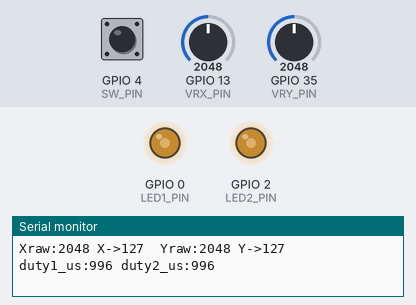
This sketch was run on a simulated ESP32. On the bench: output pins drawn as LEDs (lit = HIGH), the last lines printed to the serial monitor. Inputs (shaded band) come from the test bench; at power-on: GPIO 13 (VRX_PIN) = 2048, GPIO 35 (VRY_PIN) = 2048, GPIO 4 (SW_PIN) HIGH.

Above: at 1.2 s.
1.3 s: GPIO 13 (VRX_PIN) set to 2866
At 2.57 s:
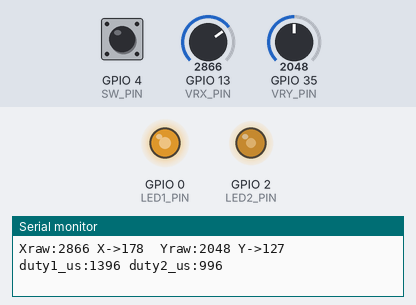
4.3 s: GPIO 35 (VRY_PIN) set to 1228
7.3 s: GPIO 4 (SW_PIN) pulled LOW for 3.2 s
At 7.8 s:
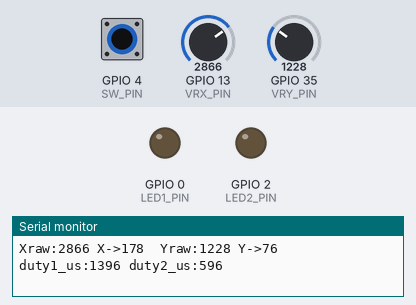
12.0 s: GPIO 13 (VRX_PIN) set to 3603
At 12.43 s:
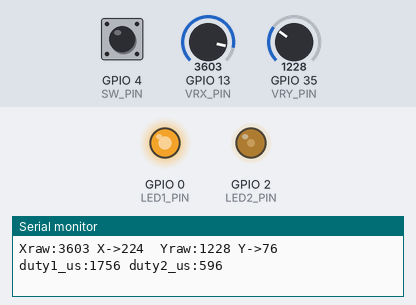
15.0 s: GPIO 35 (VRY_PIN) set to 0
At 16.05 s:
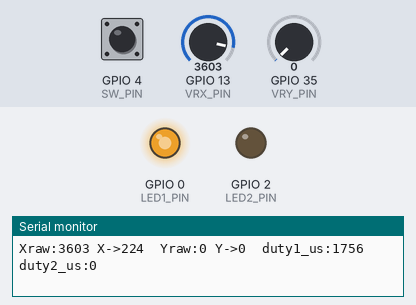
18.0 s: GPIO 13 (VRX_PIN) set to 2047
Timing chart, 0 to 22.0 s (numbered marks = the images above; inputs shaded):
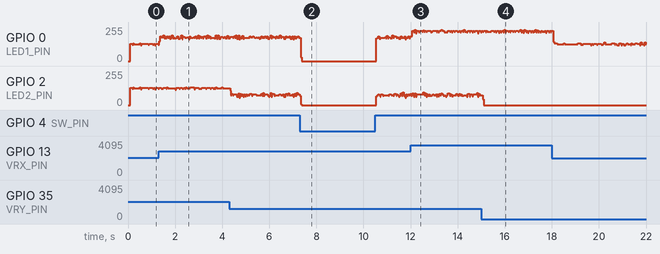

The sketch:

sketch_oct7a.ino
```cpp
// 軟體 PWM 範例：不使用 ledcSetup，使用 digitalWrite + micros()
// X/Y 類比讀取 → 轉為 0..255 (digital 255) → 控制兩顆 LED 亮度

#define SW_PIN    4    // 搖桿開關 (INPUT_PULLUP)
#define LED1_PIN  0    // LED1 (建議改為非 boot pin, 若有問題請改用其他腳)
#define LED2_PIN  2    // LED2
#define VRX_PIN  13    // X 軸 ADC
#define VRY_PIN  35    // Y 軸 ADC（可改回 9，但 9 在部分板子可能受限）

// 軟體 PWM 參數
const unsigned long PWM_PERIOD_US = 2000UL; // PWM 週期：2000us = 500Hz
const unsigned long SENSOR_SAMPLE_MS = 50UL; // 每多少毫秒更新一次類比讀值

// 內部變數
volatile int duty1_us = 0;
volatile int duty2_us = 0;
unsigned long lastSampleMicros = 0;
unsigned long lastSampleMillis = 0;

void setup() {
  pinMode(SW_PIN, INPUT_PULLUP);
  pinMode(LED1_PIN, OUTPUT);
  pinMode(LED2_PIN, OUTPUT);
  Serial.begin(115200);
  lastSampleMicros = micros();
  lastSampleMillis = millis();
}

void sampleSensorsAndComputeDuty() {
  // 讀取 raw 類比值
  int xRaw = analogRead(VRX_PIN);
  int yRaw = analogRead(VRY_PIN);

  // 根據平台選 ADC 最大值（ESP32 常見 4095；AVR 為 1023）
  #if defined(ESP32)
    const int ADC_MAX = 4095;
  #else
    const int ADC_MAX = 1023;
  #endif

  // 轉換到 0..255（digital 255）
  int b1 = map(xRaw, 0, ADC_MAX, 0, 255);
  int b2 = map(yRaw, 0, ADC_MAX, 0, 255);
  b1 = constrain(b1, 0, 255);
  b2 = constrain(b2, 0, 255);

  // 換算為微秒佔空時間（0..PWM_PERIOD_US）
  duty1_us = (int)((uint32_t)b1 * PWM_PERIOD_US / 255UL);
  duty2_us = (int)((uint32_t)b2 * PWM_PERIOD_US / 255UL);

  // 印出 debug（可註解以節省序列埠）
  Serial.print("Xraw:"); Serial.print(xRaw);
  Serial.print(" X->"); Serial.print(b1);
  Serial.print("  Yraw:"); Serial.print(yRaw);
  Serial.print(" Y->"); Serial.print(b2);
  Serial.print("  duty1_us:"); Serial.print(duty1_us);
  Serial.print(" duty2_us:"); Serial.println(duty2_us);
}

void loop() {
  unsigned long nowMicros = micros();

  // 週期性更新類比讀值與佔空時間（不必每個 PWM 週期都重新讀 ADC）
  if (millis() - lastSampleMillis >= SENSOR_SAMPLE_MS) {
    sampleSensorsAndComputeDuty();
    lastSampleMillis = millis();
  }

  int swState = digitalRead(SW_PIN); // 1 = 沒按, 0 = 按下

  if (swState == LOW) {
    // 按下時兩顆燈都滅（直接 LOW）
    digitalWrite(LED1_PIN, LOW);
    digitalWrite(LED2_PIN, LOW);
    // 等待下一迴圈（仍需快速迴圈保持反應）
    return;
  }

  // 依照當前時間決定 LED 是否該亮（軟體 PWM）
  unsigned long phase = nowMicros % PWM_PERIOD_US;

  // LED1
  if (phase < (unsigned long)duty1_us) {
    digitalWrite(LED1_PIN, HIGH);
  } else {
    digitalWrite(LED1_PIN, LOW);
  }

  // LED2
  if (phase < (unsigned long)duty2_us) {
    digitalWrite(LED2_PIN, HIGH);
  } else {
    digitalWrite(LED2_PIN, LOW);
  }

  // 注意：不要在這裡加入長時間 delay()，否則會干擾 PWM 的形狀
  // 可讓 loop 自由迴圈以維持 PWM 穩定
}
```
